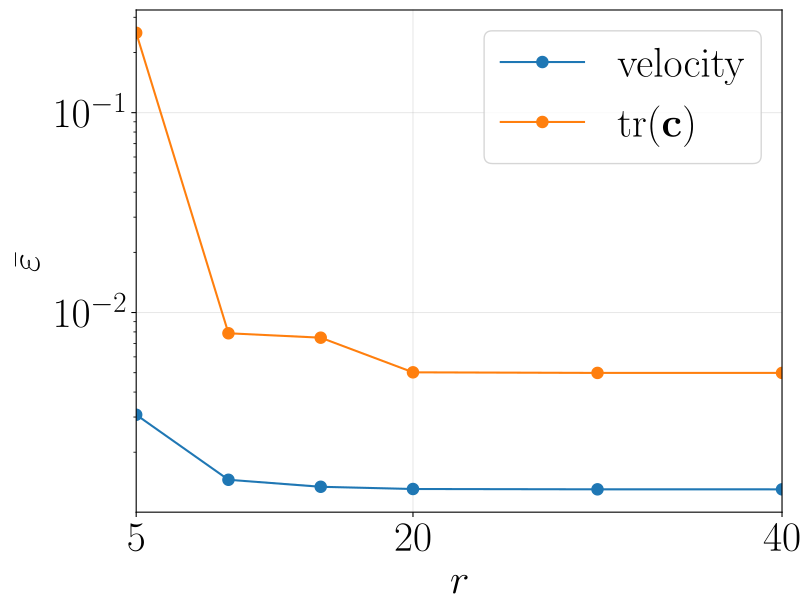

Write Python code to recreate this figure.
"""Figure 14: ROM error convergence with POD modes, 3D cylindrical case.

Reproduces Figure 14 of the extrudate-swell ROM paper: the mean relative l2
error over the test set as a function of the number of retained POD modes, for
the velocity field and the trace of the conformation tensor, in the
three-dimensional cylindrical configuration over the (lambda, beta) parameter
space. For each mode count the POD is truncated to that many modes
(POD.compute_basis(nmodes=...)), the GPR surrogate retrained and the test
snapshots reconstructed, and the mean relative error recorded.

The convergence table is cached in mean_error_conv_3d.txt: if it exists the whole
computation is skipped and the figure redrawn from it; otherwise it is computed
from scratch and written.

Run: python figures/figure14.py
"""

import sys
from pathlib import Path

import numpy as np
import matplotlib.pyplot as plt

ROOT = Path(__file__).resolve().parents[1]
sys.path.insert(0, str(ROOT))
from romlab import FOM, POD, OfflinePhase, OnlinePhase  # noqa: E402  (also sets rcParams)

DATA_DIR = ROOT / "data" / "3d" / "lambda-beta-3d"
TRAIN_FILES = ["snapshots.txt", "c-trace.txt",  "parameters.txt"]  # velocity and tr(c) only
TEST_FILES = ["snapshots_test.txt", "c-trace_test.txt", "parameters_test.txt"]
FIELDS = ("velocity", "c-trace")
LABELS = {"velocity": "velocity", "c-trace": r"tr($\mathbf{c}$)"}
COLORS = {"velocity": "#1f77b4", "c-trace": "#ff7f0e"}
PARAM_COLS = [0, 1]  # (lambda, beta); the remaining columns are fixed
NMODES = [2, 5, 10, 15, 20, 30, 40, 60]  # POD mode counts to sweep
CACHE = Path(__file__).resolve().parent / "mean_error_conv_3d.txt"


def style():
    """Undo romlab's global rcParams; serif LaTeX to match figure9/figure12."""
    plt.rcParams.update({
        "font.size": 30, "text.usetex": True, "font.family": "serif",
        "font.weight": "light", "lines.linewidth": 1.5, "legend.fontsize": 30,
        "axes.labelsize": 30, "legend.loc": "best", "lines.markersize": 8,
        "legend.frameon": True,
    })


def compute_convergence():
    """Sweep the number of POD modes; return (modes, {field: mean test errors})."""
    fom = FOM(DATA_DIR, TRAIN_FILES, TEST_FILES, param_cols=PARAM_COLS, fields=FIELDS, seed=42)
    fom.info()

    errors = {f: [] for f in FIELDS}
    for r in NMODES:
        pod = POD(fom, centering=True, eps=1e-6)
        pod.compute_basis(nmodes=r)  # force exactly r modes per field
        offline = OfflinePhase(fom, pod, x_scaler="minmax")
        offline.train_rom()
        online = OnlinePhase(fom, pod, offline)
        online.reconstruct_sol()
        for f in FIELDS:
            errors[f].append(online.mean_errors[f])
        print(f"r={r:2d}: " + ", ".join(f"{f}={online.mean_errors[f]:.3e}" for f in FIELDS))

    return np.array(NMODES), {f: np.array(errors[f]) for f in FIELDS}


def save_cache(modes, errors):
    data = np.column_stack([modes, *(errors[f] for f in FIELDS)])
    np.savetxt(CACHE, data, fmt=["%d", *["%.8e"] * len(FIELDS)],
               header="r  " + "  ".join(FIELDS))


def load_cache():
    data = np.atleast_2d(np.loadtxt(CACHE))
    modes = data[:, 0].astype(int)
    return modes, {f: data[:, i + 1] for i, f in enumerate(FIELDS)}


def main():
    plt.switch_backend("TkAgg")  # ensure an interactive backend to show the figure
    style()

    if CACHE.exists():
        print(f"Reusing cached convergence, skipping computation: {CACHE}")
        modes, errors = load_cache()
    else:
        modes, errors = compute_convergence()
        save_cache(modes, errors)
        print(f"Saved convergence: {CACHE}")

    fig, ax = plt.subplots(figsize=(8, 6), constrained_layout=True)
    for field in FIELDS:
        ax.semilogy(modes, errors[field], "o-", color=COLORS[field], label=LABELS[field])

    ax.set(xlabel="$r$", ylabel=r"$\bar{\varepsilon}$")
    ax.set_xlim(5, 40)
    ax.set_xticks([5, 20,  40])
    ax.grid(True, alpha=0.3)
    ax.legend()
    plt.savefig(Path(__file__).resolve().parent / "figure14.pdf", bbox_inches="tight")
    plt.show()


if __name__ == "__main__":
    main()
